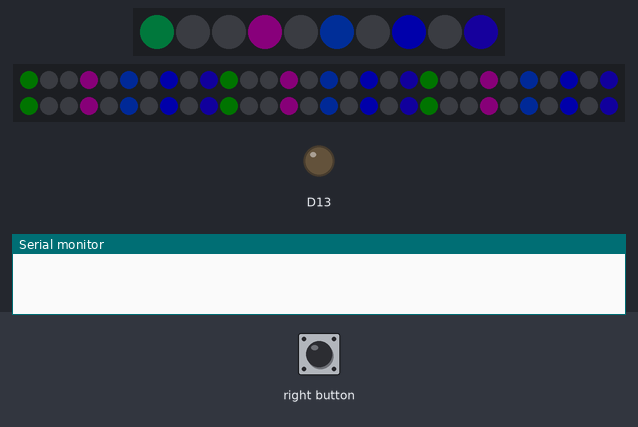
A sketch run on a simulated Adafruit Circuit Playground Express. On the bench: 10 RGB LEDs in strip order, left to right, 60 RGB LEDs in strip order, left to right, continuing on the next row, output pins drawn as LEDs (lit = HIGH), the last lines printed to the serial monitor. The test bench sets the inputs (shaded band). Dim RGB values are drawn brighter than linear; random numbers use the default seed unless the sketch sets one.

Above: at 0.02 s.
At 1.27 s:
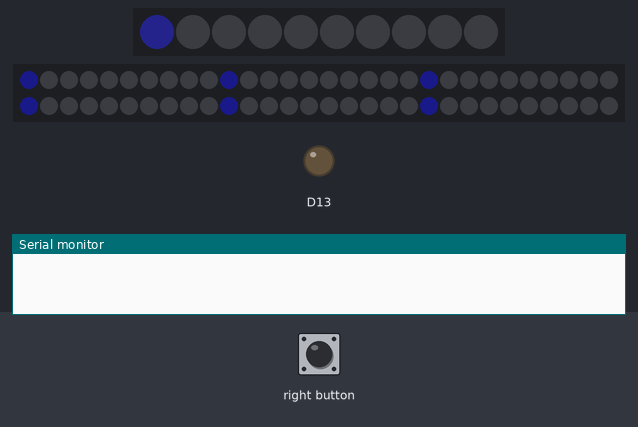
1.3 s: right button pressed for 0.15 s
At 3.9 s:
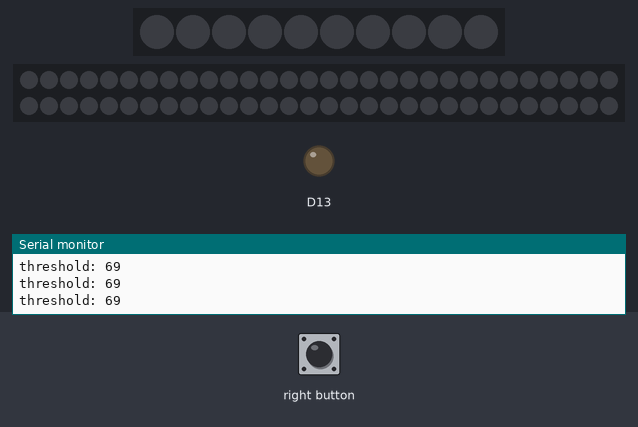
Timing chart, 0 to 5.4 s (numbered marks = the images above; inputs shaded):
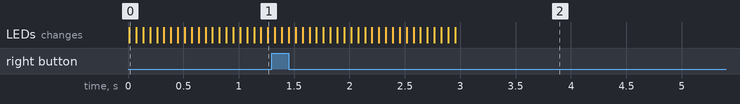

The sketch:

psis217_twinkle_flash_offboard_display.ino
```cpp
// Audio level visualizer for Adafruit Circuit Playground: uses the
// built-in microphone, 10x NeoPixels for display.  Like the FFT example,
// the real work is done in the Circuit Playground library via the 'mic'
// object; this code is almost entirely just dressing up the output with
// a lot of averaging and scaling math and colors.

// WGJ added shuffling of leds, to help twinkle effects, and a bang when the threshold is crossed.
// Also, ability to drive offboard neopixels!
//

#include <Adafruit_CircuitPlayground.h>
#include <Adafruit_NeoPixel.h>
#include <Wire.h>
#include <SPI.h>

#include <Adafruit_GFX.h>
#include <Adafruit_SSD1306.h>

#define PIN            A1
#define NUMPIXELS      60 //this works for 2 m of strand! CRAZY GREAT!!!

#define OLED_RESET 4
Adafruit_SSD1306 display(OLED_RESET);

#define NUM_LEDS 10
// GLOBAL STUFF ------------------------------------------------------------

// To keep the display 'lively,' an upper and lower range of volume
// levels are dynamically adjusted based on recent audio history, and
// the graph is fit into this range.
#define  FRAMES 8
uint16_t lvl[FRAMES],           // Audio level for the prior #FRAMES frames
         avgLo  = 6,            // Audio volume lower end of range
         avgHi  = 512,          // Audio volume upper end of range
         sum    = 256 * FRAMES; // Sum of lvl[] array
uint8_t  lvlIdx = 0;            // Counter into lvl[] array
int16_t  peak   = 0;            // Falling dot shows recent max
int8_t   peakV  = 0;            // Velocity of peak dot

// SETUP FUNCTION - runs once ----------------------------------------------
int numLEDs = NUM_LEDS;
Adafruit_NeoPixel pixels = Adafruit_NeoPixel(NUMPIXELS, PIN, NEO_GRB + NEO_KHZ800);
int delayval = 500; // delay for half a second
bool hasDisplay = false;

void setup() {
  CircuitPlayground.begin();
  // uncomment this to make the display work!

//  if (display.begin(SSD1306_SWITCHCAPVCC, 0x3C)) { // initialize with the I2C addr 0x3C (for the 128x32)
//    hasDisplay = true;
//    display.clearDisplay();
//  }

  CircuitPlayground.setBrightness(50);
  CircuitPlayground.clearPixels();
  pixels.begin(); // This initializes the NeoPixel library.
  pixels.setBrightness(50);
  //  pixels.clearPixels();
  for (uint8_t i = 0; i < FRAMES; i++) lvl[i] = 256;

}

// COLOR TABLES for animation ----------------------------------------------

const uint8_t PROGMEM
reds[]   = { 0x9A, 0x75, 0x00, 0x00, 0x00, 0x65, 0x84, 0x9A, 0xAD, 0xAD },
           greens[] = { 0x00, 0x00, 0x00, 0x87, 0xB1, 0x9E, 0x87, 0x66, 0x00, 0x00 },
                      blues[]  = { 0x95, 0xD5, 0xFF, 0xC3, 0x00, 0x00, 0x00, 0x00, 0x00, 0x00 },
gamma8[] = { // Gamma correction improves the appearance of midrange colors
  0x00, 0x00, 0x00, 0x00, 0x00, 0x00, 0x00, 0x00, 0x00, 0x00, 0x00, 0x00,
  0x00, 0x00, 0x00, 0x00, 0x00, 0x00, 0x00, 0x00, 0x00, 0x00, 0x00, 0x00,
  0x01, 0x01, 0x01, 0x01, 0x01, 0x01, 0x01, 0x01, 0x01, 0x01, 0x01, 0x01,
  0x02, 0x02, 0x02, 0x02, 0x02, 0x02, 0x02, 0x02, 0x03, 0x03, 0x03, 0x03,
  0x03, 0x03, 0x04, 0x04, 0x04, 0x04, 0x05, 0x05, 0x05, 0x05, 0x05, 0x06,
  0x06, 0x06, 0x06, 0x07, 0x07, 0x07, 0x08, 0x08, 0x08, 0x09, 0x09, 0x09,
  0x0A, 0x0A, 0x0A, 0x0B, 0x0B, 0x0B, 0x0C, 0x0C, 0x0D, 0x0D, 0x0D, 0x0E,
  0x0E, 0x0F, 0x0F, 0x10, 0x10, 0x11, 0x11, 0x12, 0x12, 0x13, 0x13, 0x14,
  0x14, 0x15, 0x15, 0x16, 0x16, 0x17, 0x18, 0x18, 0x19, 0x19, 0x1A, 0x1B,
  0x1B, 0x1C, 0x1D, 0x1D, 0x1E, 0x1F, 0x1F, 0x20, 0x21, 0x22, 0x22, 0x23,
  0x24, 0x25, 0x26, 0x26, 0x27, 0x28, 0x29, 0x2A, 0x2A, 0x2B, 0x2C, 0x2D,
  0x2E, 0x2F, 0x30, 0x31, 0x32, 0x33, 0x34, 0x35, 0x36, 0x37, 0x38, 0x39,
  0x3A, 0x3B, 0x3C, 0x3D, 0x3E, 0x3F, 0x40, 0x41, 0x42, 0x44, 0x45, 0x46,
  0x47, 0x48, 0x49, 0x4B, 0x4C, 0x4D, 0x4E, 0x50, 0x51, 0x52, 0x54, 0x55,
  0x56, 0x58, 0x59, 0x5A, 0x5C, 0x5D, 0x5E, 0x60, 0x61, 0x63, 0x64, 0x66,
  0x67, 0x69, 0x6A, 0x6C, 0x6D, 0x6F, 0x70, 0x72, 0x73, 0x75, 0x77, 0x78,
  0x7A, 0x7C, 0x7D, 0x7F, 0x81, 0x82, 0x84, 0x86, 0x88, 0x89, 0x8B, 0x8D,
  0x8F, 0x91, 0x92, 0x94, 0x96, 0x98, 0x9A, 0x9C, 0x9E, 0xA0, 0xA2, 0xA4,
  0xA6, 0xA8, 0xAA, 0xAC, 0xAE, 0xB0, 0xB2, 0xB4, 0xB6, 0xB8, 0xBA, 0xBC,
  0xBF, 0xC1, 0xC3, 0xC5, 0xC7, 0xCA, 0xCC, 0xCE, 0xD1, 0xD3, 0xD5, 0xD7,
  0xDA, 0xDC, 0xDF, 0xE1, 0xE3, 0xE6, 0xE8, 0xEB, 0xED, 0xF0, 0xF2, 0xF5,
  0xF7, 0xFA, 0xFC, 0xFF
};

// LOOP FUNCTION - runs over and over - does animation ---------------------

void loop() {
  uint8_t  i, r, g, b;
  uint16_t minLvl, maxLvl, a, scaled;
  int16_t  p;
  uint32_t temp;
  uint8_t threshold = 70;

  if (CircuitPlayground.leftButton()) {
    threshold++;
    Serial.print("threshold: ");
    Serial.println(threshold);
  }
  if (CircuitPlayground.rightButton()) {
    threshold--;
    Serial.print("threshold: ");
    Serial.println(threshold);
  }


  p  = CircuitPlayground.mic.soundPressureLevel(10); // 10 ms
  if (hasDisplay) {
    displayReading(p);
  }
  float maxSound = -1.0;
  for (int i = 0; i < 10; i++) {
    maxSound = max(maxSound, p);
  }

  if (maxSound > threshold) {
    for (int i = 0; i < numLEDs; i++) {
      CircuitPlayground.strip.setPixelColor(i, 200, 200, 200);

    }
    for (int i = 0; i < NUMPIXELS; i++) {
      pixels.setPixelColor(i, pixels.Color(200, 200, 200));
      pixels.setBrightness(100);
    }


  } else {


    p           = map(p, 60, 140, 0, 350); // Scale to 0-350 (may overflow) . <-previously 56 turned to 60
    a           = constrain(p, 0, 350);    // Clip to 0-350 range
    sum        -= lvl[lvlIdx];
    lvl[lvlIdx] = a;
    sum        += a;                              // Sum of lvl[] array
    minLvl = maxLvl = lvl[0];                     // Calc min, max of lvl[]...
    for (i = 1; i < FRAMES; i++) {
      if (lvl[i] < minLvl)      minLvl = lvl[i];
      else if (lvl[i] > maxLvl) maxLvl = lvl[i];
    }

    // Keep some minimum distance between min & max levels,
    // else the display gets "jumpy."
    if ((maxLvl - minLvl) < 40) {
      maxLvl = (minLvl < (512 - 40)) ? minLvl + 40 : 512;
    }
    avgLo = (avgLo * 7 + minLvl + 2) / 8; // Dampen min/max levels
    avgHi = (maxLvl >= avgHi) ?           // (fake rolling averages)
            (avgHi *  3 + maxLvl + 1) /  4 :    // Fast rise
            (avgHi * 31 + maxLvl + 8) / 32;     // Slow decay

    a = sum / FRAMES; // Average of lvl[] array
    if (a <= avgLo) { // Below min?
      scaled = 0;     // Bargraph = zero
    } else {          // Else scale to fixed-point coordspace 0-2560
      scaled = 2560L * (a - avgLo) / (avgHi - avgLo);
      if (scaled > 2560) scaled = 2560;
    }
    if (scaled >= peak) {           // New peak
      peakV = (scaled - peak) / 4;  // Give it an upward nudge
      peak  = scaled;
    }

    uint8_t  whole  = scaled / 256,    // Full-brightness pixels (0-10)
             frac   = scaled & 255;    // Brightness of fractional pixel
    int      whole2 = peak / 256,      // Index of peak pixel
             frac2  = peak & 255;      // Between-pixels position of peak
    uint16_t a1, a2;                   // Scaling factors for color blending

    for (i = 0; i < numLEDs; i++) {         // For each NeoPixel...
      if (i <= whole) {                // In currently-lit area?


        r = pgm_read_byte(&reds[i]),   // Look up pixel color
        g = pgm_read_byte(&greens[i]),
        b = pgm_read_byte(&blues[i]);

        if (i == whole) {              // Fraction pixel at top of range?
          a1 = (uint16_t)frac + 1;     // Fade toward black
          r  = (r * a1) >> 8;
          g  = (g * a1) >> 8;
          b  = (b * a1) >> 8;
        }
      } else {
        r = g = b = 0;                 // In unlit area
      }
      // Composite the peak pixel atop whatever else is happening...
      if (i == whole2) {               // Peak pixel?
        a1 = 256 - frac2;              // Existing pixel blend factor 1-256
        a2 = frac2 + 1;                // Peak pixel blend factor 1-256
        r  = ((r * a1) + (0x84 * a2)) >> 8; // Will
        g  = ((g * a1) + (0x87 * a2)) >> 8; // it
        b  = ((b * a1) + (0xC3 * a2)) >> 8; // blend?
      } else if (i == (whole2 - 1)) {  // Just below peak pixel
        a1 = frac2 + 1;                // Opposite blend ratios to above,
        a2 = 256 - frac2;              // but same idea
        r  = ((r * a1) + (0x84 * a2)) >> 8;
        g  = ((g * a1) + (0x87 * a2)) >> 8;
        b  = ((b * a1) + (0xC3 * a2)) >> 8;
      }


      CircuitPlayground.strip.setPixelColor(i,
                                            pgm_read_byte(&gamma8[r]),
                                            pgm_read_byte(&gamma8[g]),
                                            pgm_read_byte(&gamma8[b]));
    }

    // this section here shuffles the array of pixels so that it twinkles instead of making a bar

    for (int i = 0; i < numLEDs; i++) {
      int n = random(0, numLEDs);  // Integer from 0 to questionCount-1
      temp = CircuitPlayground.strip.getPixelColor(n);
      CircuitPlayground.strip.setPixelColor(n, CircuitPlayground.strip.getPixelColor(i));
      CircuitPlayground.strip.setPixelColor(i, temp);
    }
    for (int i = 0; i < NUMPIXELS; i++) {
      temp = CircuitPlayground.strip.getPixelColor(i % CircuitPlayground.strip.numPixels());
      pixels.setPixelColor(i, temp);
      pixels.setBrightness(50);
    }
  }
  CircuitPlayground.strip.show();
  pixels.show(); // This sends the updated pixel color to the hardware.
  delay(50);

  peak += peakV;
  if (peak <= 0) {
    peak  = 0;
    peakV = 0;
  } else if (peakV >= -126) {
    peakV -= 2;
  }

  if (++lvlIdx >= FRAMES) lvlIdx = 0;

}

void displayReading(int16_t newReading) {

  display.setTextSize(1);
  display.setTextColor(WHITE);
  display.setCursor(0, 0);
  display.println("Sound Reading");
  display.setCursor(25, 12);
  display.setTextColor(BLACK, WHITE); // 'inverted' text
  display.setTextSize(2);
  display.setTextColor(WHITE);
  display.println(newReading);
  display.display();
  // delay(50);
  display.clearDisplay();
}
```
